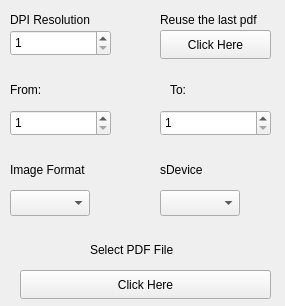
<?xml version="1.0" encoding="UTF-8"?>
<ui version="4.0">
 <class>MainWindow</class>
 <widget class="QMainWindow" name="MainWindow">
  <property name="geometry">
   <rect>
    <x>0</x>
    <y>0</y>
    <width>285</width>
    <height>306</height>
   </rect>
  </property>
  <property name="windowTitle">
   <string>MainWindow</string>
  </property>
  <widget class="QWidget" name="centralwidget">
   <widget class="QLabel" name="label">
    <property name="geometry">
     <rect>
      <x>10</x>
      <y>10</y>
      <width>101</width>
      <height>20</height>
     </rect>
    </property>
    <property name="text">
     <string>DPI Resolution</string>
    </property>
   </widget>
   <widget class="QLabel" name="label_2">
    <property name="geometry">
     <rect>
      <x>160</x>
      <y>10</y>
      <width>121</width>
      <height>20</height>
     </rect>
    </property>
    <property name="text">
     <string>Reuse the last pdf</string>
    </property>
   </widget>
   <widget class="QSpinBox" name="spinBox">
    <property name="geometry">
     <rect>
      <x>10</x>
      <y>30</y>
      <width>101</width>
      <height>26</height>
     </rect>
    </property>
    <property name="minimum">
     <number>1</number>
    </property>
    <property name="maximum">
     <number>9999</number>
    </property>
   </widget>
   <widget class="QPushButton" name="pushButton">
    <property name="geometry">
     <rect>
      <x>160</x>
      <y>30</y>
      <width>111</width>
      <height>29</height>
     </rect>
    </property>
    <property name="text">
     <string>Click Here</string>
    </property>
   </widget>
   <widget class="QLabel" name="label_3">
    <property name="geometry">
     <rect>
      <x>10</x>
      <y>80</y>
      <width>63</width>
      <height>20</height>
     </rect>
    </property>
    <property name="text">
     <string>From:</string>
    </property>
   </widget>
   <widget class="QLabel" name="label_4">
    <property name="geometry">
     <rect>
      <x>170</x>
      <y>80</y>
      <width>63</width>
      <height>20</height>
     </rect>
    </property>
    <property name="text">
     <string>To:</string>
    </property>
   </widget>
   <widget class="QSpinBox" name="spinBox_2">
    <property name="geometry">
     <rect>
      <x>10</x>
      <y>110</y>
      <width>101</width>
      <height>26</height>
     </rect>
    </property>
    <property name="minimum">
     <number>1</number>
    </property>
    <property name="maximum">
     <number>9999</number>
    </property>
   </widget>
   <widget class="QSpinBox" name="spinBox_3">
    <property name="geometry">
     <rect>
      <x>160</x>
      <y>110</y>
      <width>111</width>
      <height>26</height>
     </rect>
    </property>
    <property name="minimum">
     <number>1</number>
    </property>
    <property name="maximum">
     <number>9999</number>
    </property>
   </widget>
   <widget class="QLabel" name="label_5">
    <property name="geometry">
     <rect>
      <x>90</x>
      <y>240</y>
      <width>131</width>
      <height>20</height>
     </rect>
    </property>
    <property name="text">
     <string>Select PDF File</string>
    </property>
   </widget>
   <widget class="QPushButton" name="pushButton_2">
    <property name="geometry">
     <rect>
      <x>20</x>
      <y>270</y>
      <width>251</width>
      <height>29</height>
     </rect>
    </property>
    <property name="text">
     <string>Click Here</string>
    </property>
   </widget>
   <widget class="QComboBox" name="comboBox">
    <property name="geometry">
     <rect>
      <x>10</x>
      <y>190</y>
      <width>80</width>
      <height>26</height>
     </rect>
    </property>
   </widget>
   <widget class="QComboBox" name="comboBox_2">
    <property name="geometry">
     <rect>
      <x>160</x>
      <y>190</y>
      <width>80</width>
      <height>26</height>
     </rect>
    </property>
   </widget>
   <widget class="QLabel" name="label_6">
    <property name="geometry">
     <rect>
      <x>10</x>
      <y>160</y>
      <width>101</width>
      <height>20</height>
     </rect>
    </property>
    <property name="text">
     <string>Image Format</string>
    </property>
   </widget>
   <widget class="QLabel" name="label_7">
    <property name="geometry">
     <rect>
      <x>160</x>
      <y>160</y>
      <width>101</width>
      <height>20</height>
     </rect>
    </property>
    <property name="text">
     <string>sDevice</string>
    </property>
   </widget>
  </widget>
 </widget>
 <resources/>
 <connections/>
</ui>
